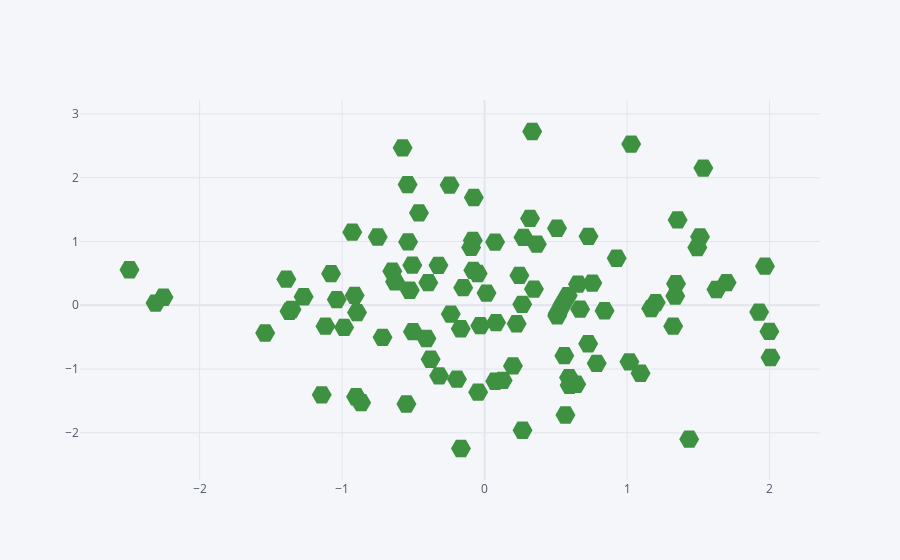

The notebook cell this image was saved under:
### Code cell
df.iplot(kind='scatter', x='A',y='B',mode='markers',
        size=20, color='#3F9142', symbol=15)
